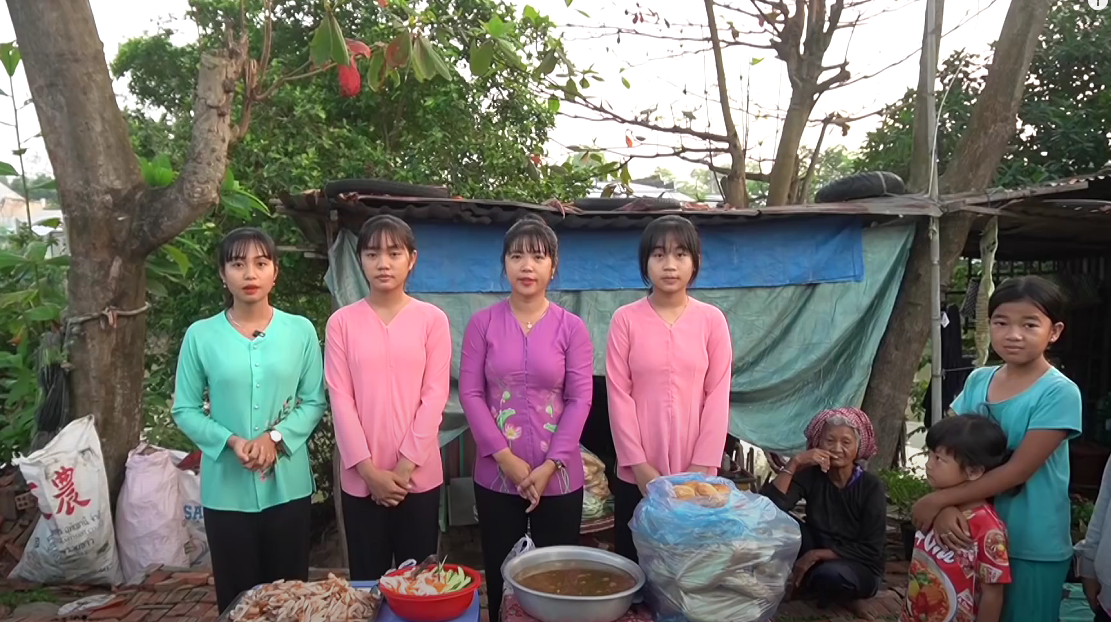
#> input picture multi03.png, 1111 x 622 px
$ python cv2_contour_detection.py
#> lines starting #> are read from the running program, lines starting #| are printed output that depends on the picture; after the words box and inside, x2 and y2 are one past the last pixel; in counts of white or black regions, pixels touching at a corner belong together
import cv2
import numpy as np

img = cv2.imread('multi03.png')
#> img is the input picture: shape (622, 1111, 3); mean B, G, R 105.3, 109.3, 114.4
#cv2.imshow('Original', img)

img = cv2.resize(img, (img.shape[1]//2, img.shape[0]//2), interpolation=cv2.INTER_CUBIC)
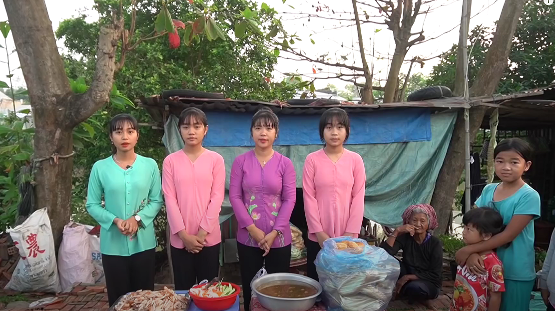
#> img: shape (311, 555, 3); mean B, G, R 105.2, 109.3, 114.3
#cv2.imshow('Original', img)
print(img.shape)
#| (311, 555, 3)
gray = cv2.cvtColor(img, cv2.COLOR_BGR2GRAY)
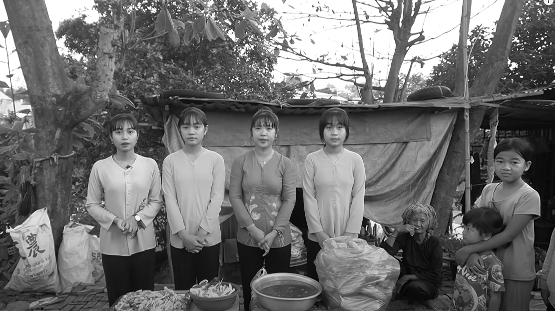
#> gray: shape (311, 555); min 0, max 255, mean 110.3
cv2.imshow('Gray', gray)
print(gray.shape)
#| (311, 555)

# canny
canny = cv2.Canny(gray, 125,175)
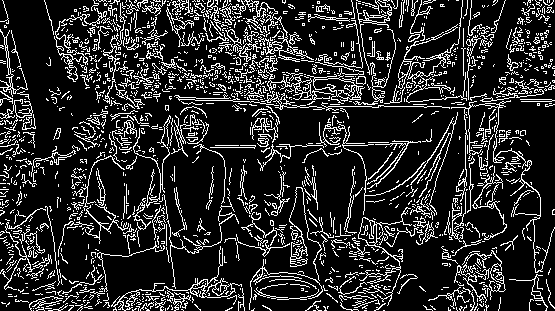
#> canny: shape (311, 555); 16.7% white in thin lines or dots
cv2.imshow('Canny', canny)

#find contours from canny
contours, hierarchies = cv2.findContours(canny, cv2.RETR_LIST, cv2.CHAIN_APPROX_NONE)
#> contours = 2003 contours, 1882 with area under 20; largest, box (x1, y1, x2, y2) and area: (307, 62, 365, 104) 610, (358, 207, 412, 306) 510, (313, 78, 355, 97) 426, (358, 217, 377, 246) 351, (398, 0, 467, 103) 342
print(f'{len(contours)} contours found!')
#| 2003 contours found!

'''
# or find contours from threshold
ret, thresh = cv2.threshold(gray, 125, 255, cv2.THRESH_BINARY)
contours, hierarchies = cv2.findContours(thresh, cv2.RETR_LIST, cv2.CHAIN_APPROX_NONE)
print(f'{len(contours)} contours found!')
cv2.imshow('Threshold', thresh)
'''
blank = np.zeros(img.shape, dtype='uint8')
#cv2.imshow('Blank',blank)
print(blank.shape)
#| (311, 555, 3)

cv2.drawContours(blank, contours, -1, (0,0,255), 1)
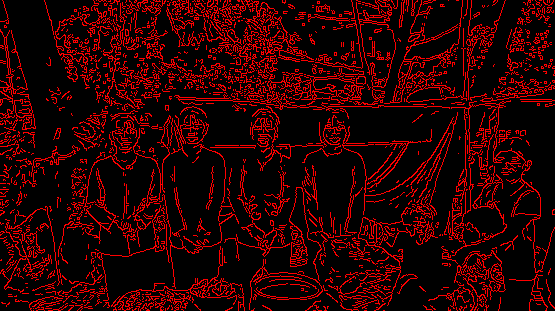
#> blank: shape (311, 555, 3); mean of channels 0, 1, 2 0, 0, 42.5; drawn as B, G, R
cv2.imshow('Contours drawn',blank)

cv2.waitKey(0)

$ run again, with qazi_aaron.png copied over multi03.png
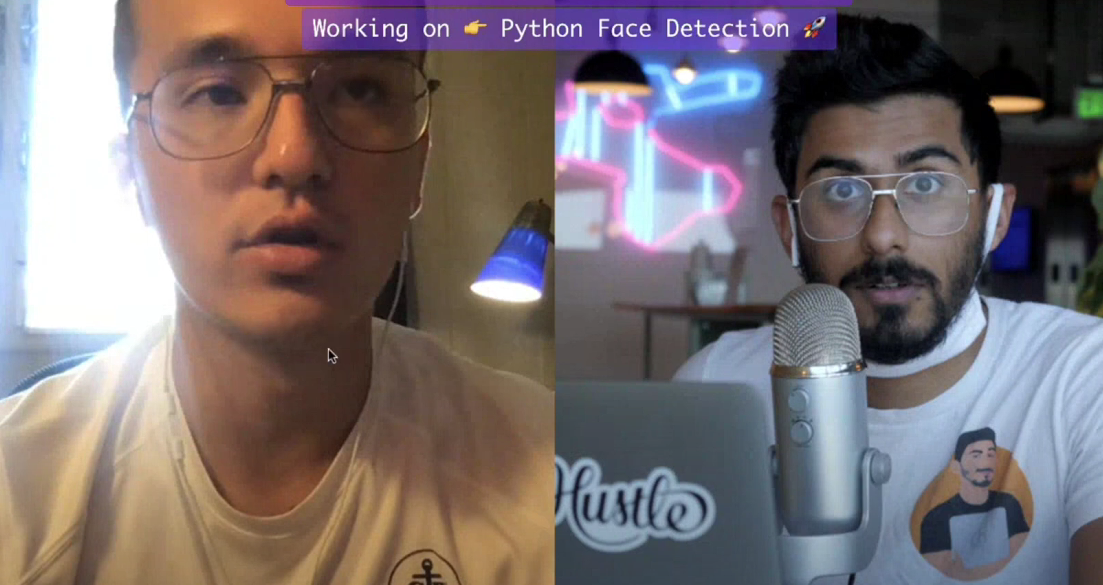
#> input picture qazi_aaron.png, 1103 x 585 px
#> img is the input picture: shape (585, 1103, 3); mean B, G, R 113.4, 111, 121.1
#> img: shape (292, 551, 3)
#| (292, 551, 3)
#| (292, 551)
#> `canny = cv2.Canny(gray, 125,175)`:
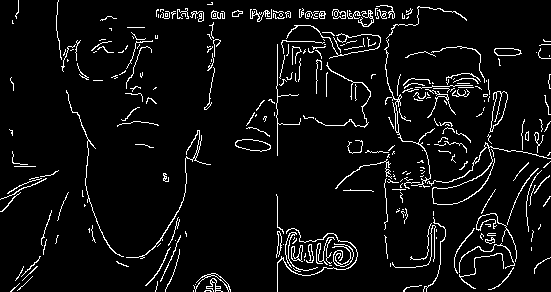
#> canny: shape (292, 551); 5.8% white in thin lines or dots
#> contours = 361 contours, 320 with area under 20; largest, box (x1, y1, x2, y2) and area: (489, 91, 508, 133) 356, (490, 91, 508, 132) 343, (235, 139, 271, 152) 296, (235, 139, 271, 152) 286, (494, 48, 522, 56) 164
#| 361 contours found!
#| (292, 551, 3)
#> `cv2.drawContours(blank, contours, -1, (0,0,255), 1)`:
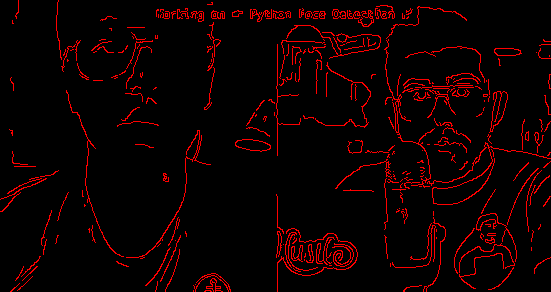
#> blank: shape (292, 551, 3); mean of channels 0, 1, 2 0, 0, 14.7; drawn as B, G, R

$ run again, with qazi_aaron2.png copied over multi03.png
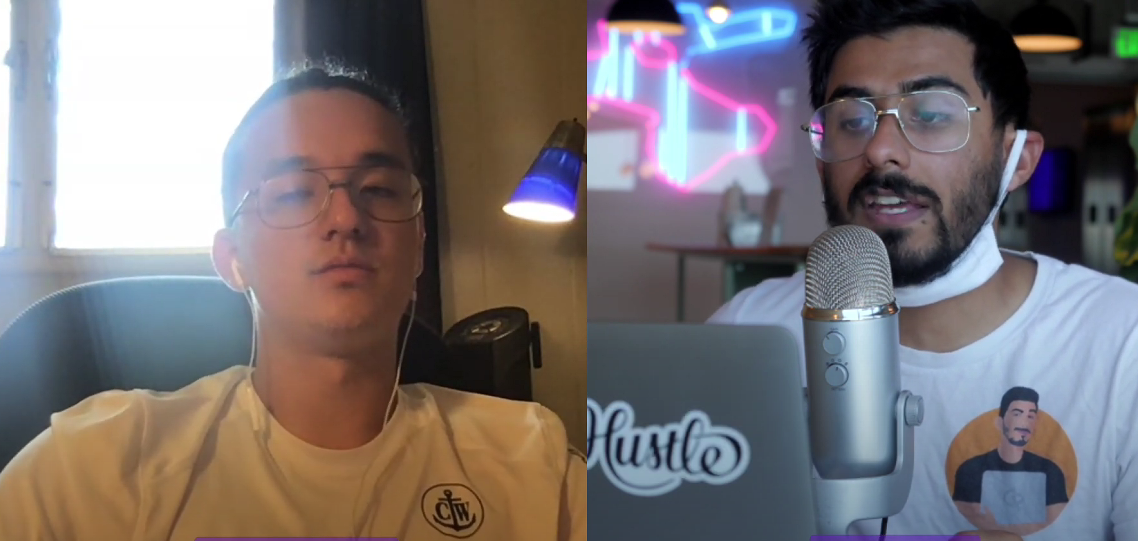
#> input picture qazi_aaron2.png, 1138 x 541 px
#> img is the input picture: shape (541, 1138, 3); mean B, G, R 117.1, 115.1, 121.6
#> img: shape (270, 569, 3)
#| (270, 569, 3)
#| (270, 569)
#> `canny = cv2.Canny(gray, 125,175)`:
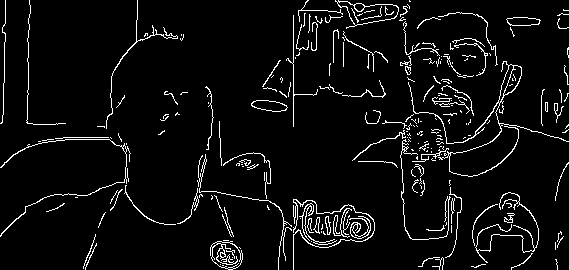
#> canny: shape (270, 569); 5.4% white in thin lines or dots
#> contours = 279 contours, 242 with area under 20; largest, box (x1, y1, x2, y2) and area: (335, 0, 399, 29) 874, (337, 1, 399, 26) 790, (210, 241, 243, 270) 664, (211, 241, 242, 269) 579, (408, 61, 569, 177) 536
#| 279 contours found!
#| (270, 569, 3)
#> `cv2.drawContours(blank, contours, -1, (0,0,255), 1)`:
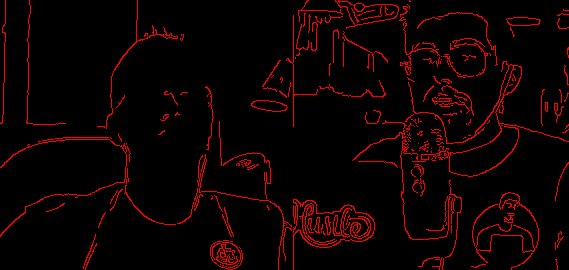
#> blank: shape (270, 569, 3); mean of channels 0, 1, 2 0, 0, 13.8; drawn as B, G, R

$ run again, with qazi_aaron3.png copied over multi03.png
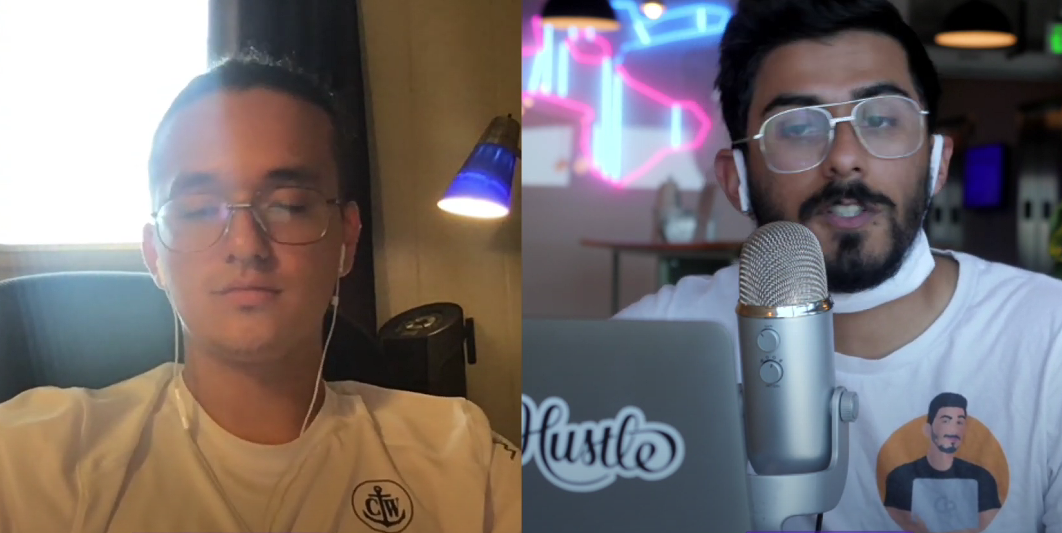
#> input picture qazi_aaron3.png, 1062 x 533 px
#> img is the input picture: shape (533, 1062, 3); mean B, G, R 113.1, 112.3, 119.8
#> img: shape (266, 531, 3)
#| (266, 531, 3)
#| (266, 531)
#> `canny = cv2.Canny(gray, 125,175)`:
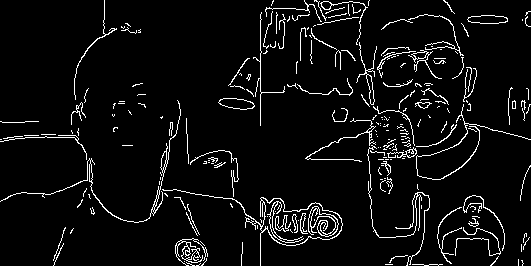
#> canny: shape (266, 531); 5.5% white in thin lines or dots
#> contours = 280 contours, 240 with area under 20; largest, box (x1, y1, x2, y2) and area: (162, 189, 343, 266) 2578, (260, 197, 343, 246) 2493, (218, 98, 255, 110) 280, (218, 98, 255, 110) 272, (467, 15, 508, 24) 258
#| 280 contours found!
#| (266, 531, 3)
#> `cv2.drawContours(blank, contours, -1, (0,0,255), 1)`:
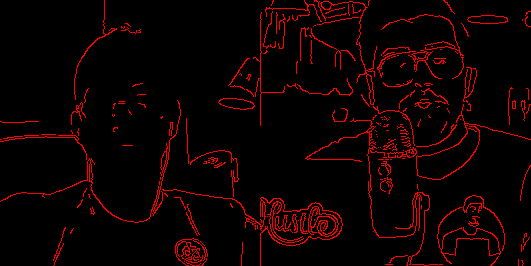
#> blank: shape (266, 531, 3); mean of channels 0, 1, 2 0, 0, 14.1; drawn as B, G, R
